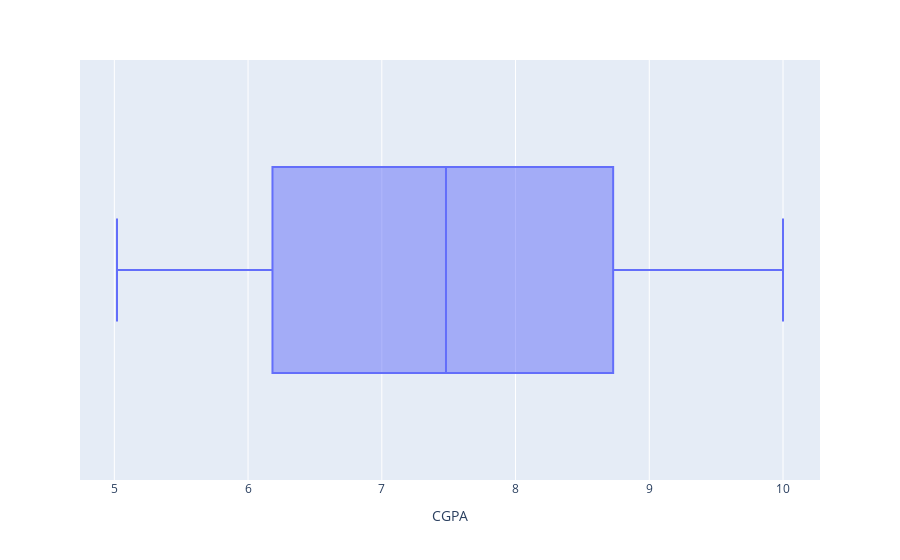

Notebook code for this chart:
### Code cell
px.box(df, 'CGPA')

### Figure 1 — Plotly figure (JSON) as saved in the notebook; plotly's stock layout.template omitted (floating-point values rounded to 4 significant figures; data arrays with more than 128 entries replaced by an {"elided": "..."} marker saying what was removed)
{"data": [{"alignmentgroup": "True", "hovertemplate": "CGPA=%{x}<extra></extra>", "legendgroup": "", "marker": {"color": "#636efa"}, "name": "", "notched": false, "offsetgroup": "", "orientation": "h", "showlegend": false, "type": "box", "x": {"elided": "997 float values"}, "x0": " ", "xaxis": "x", "y0": " ", "yaxis": "y"}], "layout": {"boxmode": "group", "legend": {"tracegroupgap": 0}, "margin": {"t": 60}, "xaxis": {"anchor": "y", "domain": [0, 1], "title": {"text": "CGPA"}}, "yaxis": {"anchor": "x", "domain": [0, 1]}}}
